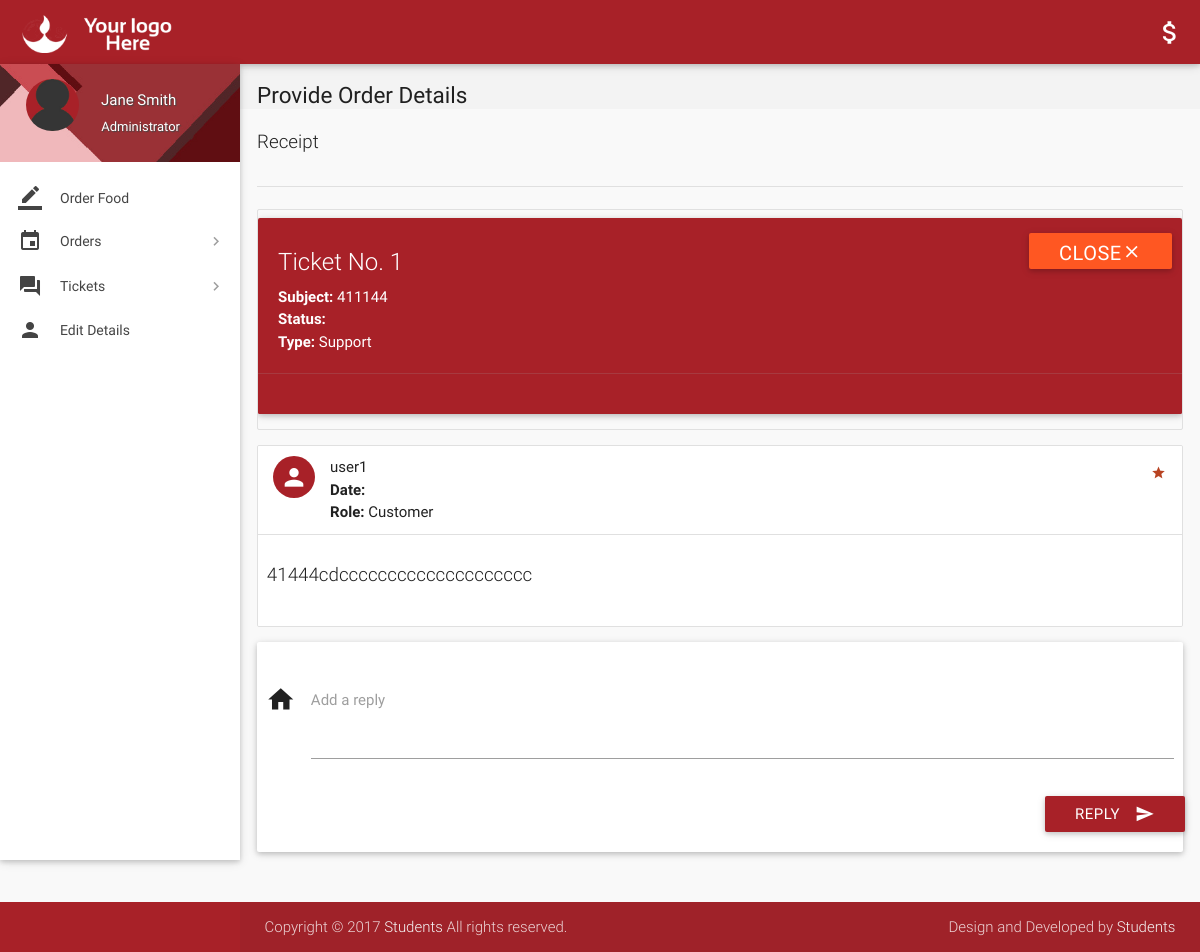
The page /view-ticket-admin.php?id=1 (signed in) on the database its author committed.
### tables this page shows
CREATE TABLE `tickets` (
  `id` int(11) NOT NULL,
  `poster_id` int(11) DEFAULT NULL,
  `subject` varchar(255) DEFAULT NULL,
  `description` text DEFAULT NULL,
  `status` varchar(50) DEFAULT NULL,
  `type` varchar(50) DEFAULT NULL,
  `date` datetime DEFAULT NULL,
  `deleted` tinyint(4) DEFAULT NULL
);

CREATE TABLE `ticket_details` (
  `id` int(11) NOT NULL,
  `ticket_id` int(11) DEFAULT NULL,
  `user_id` int(11) DEFAULT NULL,
  `description` text DEFAULT NULL,
  `date` datetime DEFAULT NULL
);

CREATE TABLE `users` (
  `id` int(11) NOT NULL,
  `role` varchar(50) DEFAULT 'Customer',
  `name` varchar(100) DEFAULT NULL,
  `username` varchar(50) DEFAULT NULL,
  `password` varchar(255) DEFAULT NULL,
  `email` varchar(100) DEFAULT NULL,
  `address` varchar(30) DEFAULT NULL,
  `contact` varchar(15) DEFAULT NULL,
  `verified` tinyint(1) DEFAULT NULL,
  `deleted` tinyint(4) DEFAULT NULL
);

### includes/connect.php (called while the page is built, shortened)
<?php
$name = $_SESSION['name'];
$role = $_SESSION['role'];
?>

### view-ticket-admin.php (the view, shortened to what this page needs)
<?php
include 'includes/connect.php';
include 'includes/wallet.php';
$continue=0;
if($_SESSION['admin_sid']==session_id())
{
		$ticket_id = $_GET['id'];
		$sql1 = "SELECT * FROM tickets WHERE id = $ticket_id;";
		if(mysqli_num_rows(mysqli_query($con,$sql1))>0){
			$row  = $con->query($sql1)->fetch_assoc();
			$type = $row['type'];
			$subject = $row['subject'];
			$status = $row['status'];
			$continue=1;
		}
		else
			$continue = 0;
}
if($continue){
?>
<!DOCTYPE html>
<html lang="en">
<head>
  <link href="css/materialize.min.css" type="text/css" rel="stylesheet" media="screen,projection">
  <link href="css/style.min.css" type="text/css" rel="stylesheet" media="screen,projection">
  <link href="css/custom/custom.min.css" type="text/css" rel="stylesheet" media="screen,projection">
  <link href="js/plugins/perfect-scrollbar/perfect-scrollbar.css" type="text/css" rel="stylesheet" media="screen,projection">
</head>
<body>
  <header id="header" class="page-topbar">
        <div class="navbar-fixed">
            <nav class="navbar-color">
                <div class="nav-wrapper">
                    <ul class="left">
                      <li><h1 class="logo-wrapper"><a href="index.php" class="brand-logo darken-1"><img src="images/materialize-logo.png" alt="logo"></a> <span class="logo-text">Logo</span></h1></li>
                    </ul>
                    <ul class="right hide-on-med-and-down">
                        <li><a href="#" class="waves-effect waves-block waves-light"><i class="mdi-editor-attach-money"><?php echo $balance;?></i></a>
                        </li>
                    </ul>
                </div>
            </nav>
        </div>
  </header>
  <div id="main">
    <div class="wrapper">
      <aside id="left-sidebar-nav">
        <ul id="slide-out" class="side-nav fixed leftside-navigation">
            <li class="user-details cyan darken-2">
            <div class="row">
                <div class="col col s4 m4 l4">
                    <img src="images/avatar.jpg" alt="" class="circle responsive-img valign profile-image">
                </div>
                <div class="col col s8 m8 l8">
                    <a class="btn-flat dropdown-button waves-effect waves-light white-text profile-btn" href="#" data-activates="profile-dropdown"><?php echo $name;?> <i class="mdi-navigation-arrow-drop-down right"></i></a>
                    <p class="user-roal"><?php echo $role;?></p>
                </div>
            </div>
            </li>
            <li class="bold"><a href="index.php" class="waves-effect waves-cyan"><i class="mdi-editor-border-color"></i> Order Food</a>
            </li>
                <li class="no-padding">
                    <ul class="collapsible collapsible-accordion">
                        <li class="bold"><a class="collapsible-header waves-effect waves-cyan"><i class="mdi-editor-insert-invitation"></i> Orders</a>
                        </li>
                    </ul>
                </li>
                 <li class="no-padding">
                    <ul class="collapsible collapsible-accordion">
                        <li class="bold"><a class="collapsible-header waves-effect waves-cyan"><i class="mdi-action-question-answer"></i> Tickets</a>
                        </li>
                    </ul>
                </li>
            <li class="bold"><a href="details.php" class="waves-effect waves-cyan"><i class="mdi-social-person"></i> Edit Details</a>
            </li>
        </ul>
        </aside>
      <section id="content">
        <div id="breadcrumbs-wrapper">
          <div class="container">
            <div class="row">
              <div class="col s12 m12 l12">
                <h5 class="breadcrumbs-title">Provide Order Details</h5>
              </div>
            </div>
          </div>
        </div>
        <div class="container">
          <p class="caption">Receipt</p>
          <div class="divider"></div>
<div class="section">
                                <?php
								echo '<ul id="task-card" class="collection with-header">
									<div id="card-alert" class="card cyan">
										<div class="card-content white-text">
										<span class="card-title white-text darken-1">Ticket No. '.$ticket_id.'</span>
										<p><strong>Subject: </strong>'.$subject.'</p>
										<p><strong>Status: </strong>'.$status.'</p>
										<p><strong>Type: </strong>'.$type.'</p>
										</div>
										<div class="card-action cyan">
										<form method="post" action="routers/ticket-status.php">
										<input type="hidden" name="ticket_id" value="'.$ticket_id.'">
										<input type="hidden" name="status" value="'.($status != 'Closed' ? 'Closed' : 'Open').'">
										<button class="waves-effect waves-light deep-orange btn white-text" type="submit" name="action">'
										.($status != 'Closed' ? 'Close<i class="mdi-navigation-close"></i>' : 'Reopen<i class="mdi-navigation-check"></i>').'
										</button>
										</form>
										</div>
									</div>
                                </ul>';
								echo '<ul id="issues-collection" class="collection">';
								$sql1 = mysqli_query($con, "SELECT * from ticket_details WHERE ticket_id = $ticket_id;");
								while($row1 = mysqli_fetch_array($sql1)){
									$sql2 = "SELECT * FROM users WHERE id = ".$row1['user_id'].";";
									if(mysqli_num_rows(mysqli_query($con,$sql2))>0){
										$row2  = $con->query($sql2)->fetch_assoc();
										$name = $row2['name'];
										$role1 = $row2['role'];
									}
								  echo '
								  <li class="collection-item avatar">
									  <i class="'.($role1=='Administrator' ? 'mdi-action-star-rate' : 'mdi-social-person').' cyan circle"></i>
									  <span class="collection-header"> '.$name.'</span>
									  <p><strong>Date:</strong> '.$row1['date'].'</p>
									  <p><strong>Role:</strong> '.$role1.'</p>
									  <a href="#" class="secondary-content">
									  <i class="mdi-action-grade"></i></a>
								  </li>
								  <li class="collection-item">
									  <div class="row">
									  <p class="caption">'.$row1['description'].'</p>
									  </div>
									  </li>';
								}
							  echo '</ul>';
							  if($status != 'Closed'){
							  echo '
							  <div class="card-panel">
                  <div class="row">
                    <form class="formValidate" id="formValidate" method="post" action="routers/ticket-message.php" novalidate="novalidate" class="col s12">
                      <div class="row">
					  <input type="hidden" name="role" value="'.$role.'">
					  <input type="hidden" name="ticket_id" value="'.$ticket_id.'">
                        <div class="input-field col s12">
                          <i class="mdi-action-home prefix"></i>
                          <textarea name="message" id="message" class="materialize-textarea validate" data-error=".errorTxt1"></textarea>
                          <label for="message" class="">Add a reply</label>
						  <div class="errorTxt1"></div>
                        </div>
                        <div class="row">
                          <div class="input-field col s12">
                            <button class="btn cyan waves-effect waves-light right" type="submit" name="action">Reply
                              <i class="mdi-content-send right"></i>
                            </button>
                          </div>
                        </div>
                      </div>
                    </form>
                  </div>
                </div>';
							  }
								?>
          </div>
              </div>
            </div>
        </div>
  <footer class="page-footer">
    <div class="footer-copyright">
      <div class="container">
        <span>Copyright © 2017 <a class="grey-text text-lighten-4" href="#" target="_blank">Students</a> All rights reserved.</span>
        <span class="right"> Design and Developed by <a class="grey-text text-lighten-4" href="#">Students</a></span>
        </div>
    </div>
  </footer>
</body>
</html>
<?php
	}
?>

### rows shown on the page
tickets: subject "411144", type "Support"
ticket_details: user.name "user1", user.role "Customer", description "41444cdcccccccccccccccccccc"

### other values the page prints
$name "Jane Smith"
$role "Administrator"
$ticket_id "1"
